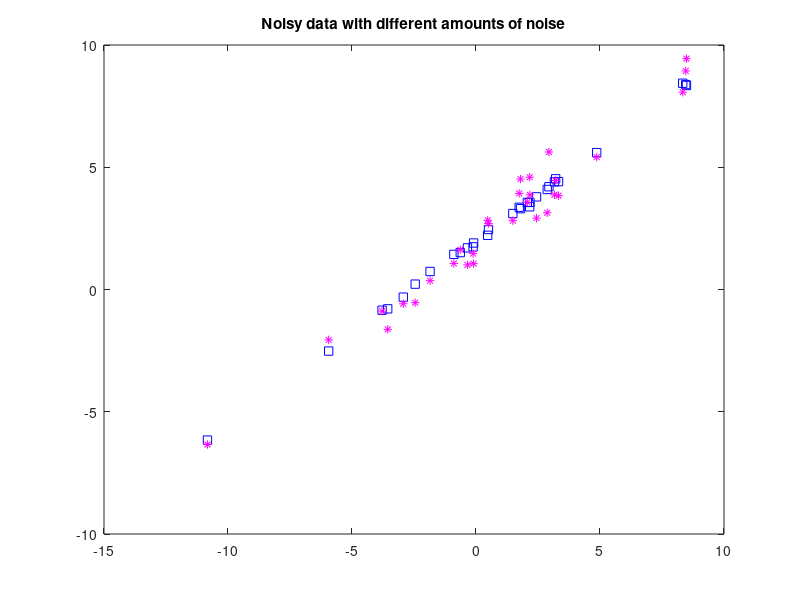

This figure's MATLAB source:
% This is a small script to help you review some of the
% concepts covered during class for the linear regression
% lecture
%
% FEG, 09-09-2008 
% DJF, 09-12-2009
%

%%%%%%%%%%%%%%%%%%%%%%%%%%%%%%%%%%%%%%%%%%%%%%%%%%%%%%%%%%%%%%%%%%%%%%%%%%
%% First let's set up some data. In this example the data comes from
% a simple line with slope .75 and Y-axis intercept=2

w=.75;
b=2;

% Let's get a few locations randomly along this line between x=0 and x=5;
% 
% x=5*rand(15,1)   % Get 15 random x locations between 0 and 5
% 	
% y=(w*x)+b	  % Compute the exact value of y from the line equation

% Plot the noiseless data

% figure(1);clf;
% plot(x,y,'bo');hold on;
% title('Data sampled from a line. Blue is noiseless, magenta is with noise');
% 
% % Looks nice, but unfortunately we don't generally work with perfect
% % data, sources of error: Measurement problems, transmission distortion,
% % random noise or influences from the environment.
% 
% %% We will look at typical noise models later on, in particular, we will
% % use Gaussian functions to model nose quite often. Let's for now
% % use Matlab to generate some random Gaussian noise, with mean of
% % zero and a standard deviation of .1 
% 
% y_noisy=y+(.1*randn(length(y),1));
% 
% % Plot it on the same figure in red to see what it looks like
% 
% plot(x,y_noisy,'ms');


%%%%%%%%%%%%%%%%%%%%%%%%%%%%%%%%%%%%%%%%%%%%%%%%%%%%%%%%%%%%%%%%%%%%%%%%%%
% Now, let's have some fun with Matlab:
%
% Go to the Tools menu on the figure menu, and select Basic Fitting
% This will open up a menu
% - Select the data source corresponding to the BLUE points first
%    (ie data set 1)
% - Then check on the 'linear' checkbox
%   You will see the best-fit line estimated from our samples
%   using the same procedure we covered in lecture
% - Try fitting the data with other functions
%   
% Question: Do all the functions approximate the data equally well?
%           what is going on here?
%           Is there a point at which Matlab complains about something?
% 10th poly: Polynomial is badly conditioned.
% Add points with distince X values, select a polynomial with a lower
% degree, or select "Center and scale data"
%          
% - Now, select the data source corresponding to the MAGENTA points
% - Try the linear fit again
% - With the linear fit on, try other functions
%
% Question: Are the results similar to the noiseless case? can all
%           functions approximate the data equally well?
%           if not, which function does a better job?
% No, approximation curves varies a lot


%%%%%%%%%%%%%%%%%%%%%%%%%%%%%%%%%%%%%%%%%%%%%%%%%%%%%%%%%%%%%%%%%%%%%%%%%%
%% Clear this plot and let's get some more data and more noise

clf;

% Now let's see what happens when we have more data, and also, more noise!
% Let's take twice the amount of data

x=5*randn(30,1);
y=(w*x)+b;
y_noisy_1=y+(.1*randn(length(y),1));	% Random noise stDev=.1
y_noisy_2=y+(.75*randn(length(y),1));	% Random noise stDev=.75

figure(1);
plot(x,y_noisy_1,'bs');
hold on;
plot(x,y_noisy_2,'m*');
title('Noisy data with different amounts of noise');

% Try out fitting these data with different functions
% like above... do you get similar results? overall,
% what would you say is the function that best 
% approximates the data?


%%%%%%%%%%%%%%%%%%%%%%%%%%%%%%%%%%%%%%%%%%%%%%%%%%%%%%%%%%%%%%%%%%%%%%%%%%
%% Least Squares Regression 
%
% We now know Matlab can solve this problem, but let's do it
% ourselves using the Least Squares closed-form solution for
% parameters w and b that we discussed in class
%
% Remember, the exact paramaters for out line are
% w=.75, b=2
%
% From our notes: w=[sum_i (y_i-Y)(x_i-X)]/sum_i (x_i-X)^2
%                 b=Y-wX
%
% where Y is the average y value for the input samples
% and X is the average x value for the input samples
%

% Let's look at the noiseless case first (y and x in our workspace)

X_noiseless=mean(x);	% Compute average X
Y_noiseless=mean(y);	% Compute average Y

w_noiseless=sum((y-Y_noiseless).*(x-X_noiseless))/sum((x-X_noiseless).^2)
b_noiseless=Y_noiseless-(w_noiseless*X_noiseless)

% We get the exact solution, which is as we expected since in the noiseless
% case the optimal solution indeed corresponds to the original model.

% Now see what happens with the noisy cases, first, with little noise
% (y_noisy1 in our workspace)

% The mean x value doesn't change! notice that we only added noise to
% the y measurements. Hence, we don't need to recompute the averade
% x value and we simply use X_noiseless.

Y_noisy1=mean(y_noisy_1);	% Mean y for noisy 1 data

w_noisy1=sum((y_noisy_1-Y_noisy1).*(x-X_noiseless))/sum((x-X_noiseless).^2)
b_noisy1=Y_noisy1-(w_noisy1*X_noiseless)

% Close! but the effect of noise is clear, see what happens with
% y_noisy_2

Y_noisy2=mean(y_noisy_2);	% Mean y for noisy 2 data

w_noisy2=sum((y_noisy_2-Y_noisy2).*(x-X_noiseless))/sum((x-X_noiseless).^2)
b_noisy2=Y_noisy2-(w_noisy2*X_noiseless)


%%%%%%%%%%%%%%%%%%%%%%%%%%%%%%%%%%%%%%%%%%%%%%%%%%%%%%%%%%%%%%%%%%%%%%%%%%
%% Often the best way to try to formulate and solve problems in Matlab 
%  is in matrix vector form.  As explained in the notes, the estimator
%  for coefficients of the linear model can also be expressed in terms
%  of the pseudo-inverse.   That is, the normal equations derived from 
%  taking the gradient of the energy function take the form
%  Let's follow that approach (look how little code it requires):

X = [x ones(size(x))];

% here's the noiseless solution
w1 = X \ y

% here are the two noisy cases
w2 = X \ y_noisy_1
w3 = X \ y_noisy_2

% note that the results we get here are identical to those above.

% how much error is there when we run the model on the training data?
E = norm(y - X*w1)
E = norm(y_noisy_1 - X*w2)
E = norm(y_noisy_2 - X*w3)

% As expected, there is almost no error for the noiseless case, but 
% some significant error with the noisy data.



